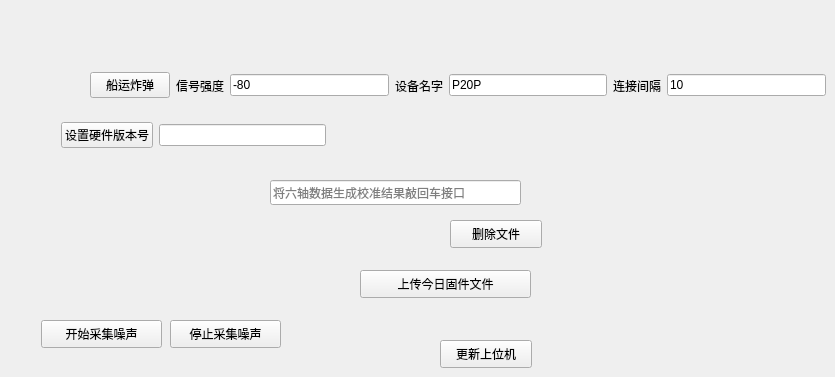
              <widget class="QWidget" name="tab_14">
               <attribute name="title">
                <string>测试页面</string>
               </attribute>
               <widget class="QLineEdit" name="calculate">
                <property name="geometry">
                 <rect>
                  <x>270</x>
                  <y>180</y>
                  <width>251</width>
                  <height>25</height>
                 </rect>
                </property>
                <property name="inputMask">
                 <string/>
                </property>
                <property name="text">
                 <string/>
                </property>
                <property name="placeholderText">
                 <string>将六轴数据生成校准结果敲回车接口</string>
                </property>
               </widget>
               <widget class="QPushButton" name="downloadapp">
                <property name="geometry">
                 <rect>
                  <x>440</x>
                  <y>340</y>
                  <width>92</width>
                  <height>28</height>
                 </rect>
                </property>
                <property name="text">
                 <string>更新上位机</string>
                </property>
               </widget>
               <widget class="QPushButton" name="uploadapp">
                <property name="geometry">
                 <rect>
                  <x>360</x>
                  <y>270</y>
                  <width>171</width>
                  <height>28</height>
                 </rect>
                </property>
                <property name="text">
                 <string>上传今日固件文件</string>
                </property>
               </widget>
               <widget class="QPushButton" name="delefile">
                <property name="geometry">
                 <rect>
                  <x>450</x>
                  <y>220</y>
                  <width>92</width>
                  <height>28</height>
                 </rect>
                </property>
                <property name="text">
                 <string>删除文件</string>
                </property>
               </widget>
               <widget class="QWidget" name="layoutWidget_3">
                <property name="geometry">
                 <rect>
                  <x>90</x>
                  <y>70</y>
                  <width>736</width>
                  <height>31</height>
                 </rect>
                </property>
                <layout class="QHBoxLayout" name="horizontalLayout_88">
                 <item>
                  <widget class="QPushButton" name="ship_bomb">
                   <property name="text">
                    <string>船运炸弹</string>
                   </property>
                  </widget>
                 </item>
                 <item>
                  <layout class="QHBoxLayout" name="horizontalLayout_87">
                   <item>
                    <widget class="QLabel" name="label_86">
                     <property name="text">
                      <string>信号强度</string>
                     </property>
                    </widget>
                   </item>
                   <item>
                    <widget class="QLineEdit" name="bombrssi">
                     <property name="text">
                      <string>-80</string>
                     </property>
                    </widget>
                   </item>
                  </layout>
                 </item>
                 <item>
                  <layout class="QHBoxLayout" name="horizontalLayout_86">
                   <item>
                    <widget class="QLabel" name="label_85">
                     <property name="text">
                      <string>设备名字</string>
                     </property>
                    </widget>
                   </item>
                   <item>
                    <widget class="QLineEdit" name="bombname">
                     <property name="text">
                      <string>P20P</string>
                     </property>
                    </widget>
                   </item>
                  </layout>
                 </item>
                 <item>
                  <layout class="QHBoxLayout" name="horizontalLayout_85">
                   <item>
                    <widget class="QLabel" name="label_87">
                     <property name="text">
                      <string>连接间隔</string>
                     </property>
                    </widget>
                   </item>
                   <item>
                    <widget class="QLineEdit" name="bombinterval">
                     <property name="text">
                      <string>10</string>
                     </property>
                    </widget>
                   </item>
                  </layout>
                 </item>
                </layout>
               </widget>
               <widget class="QPushButton" name="get_noisy">
                <property name="geometry">
                 <rect>
                  <x>41</x>
                  <y>320</y>
                  <width>121</width>
                  <height>28</height>
                 </rect>
                </property>
                <property name="text">
                 <string>开始采集噪声</string>
                </property>
               </widget>
               <widget class="QPushButton" name="stop_noisy">
                <property name="geometry">
                 <rect>
                  <x>170</x>
                  <y>320</y>
                  <width>111</width>
                  <height>28</height>
                 </rect>
                </property>
                <property name="text">
                 <string>停止采集噪声</string>
                </property>
               </widget>
               <widget class="QWidget" name="layoutWidget">
                <property name="geometry">
                 <rect>
                  <x>61</x>
                  <y>120</y>
                  <width>265</width>
                  <height>30</height>
                 </rect>
                </property>
                <layout class="QHBoxLayout" name="horizontalLayout_90">
                 <item>
                  <widget class="QPushButton" name="set_hw_ver">
                   <property name="text">
                    <string>设置硬件版本号</string>
                   </property>
                  </widget>
                 </item>
                 <item>
                  <widget class="QLineEdit" name="hw_ver"/>
                 </item>
                </layout>
               </widget>
              </widget>
